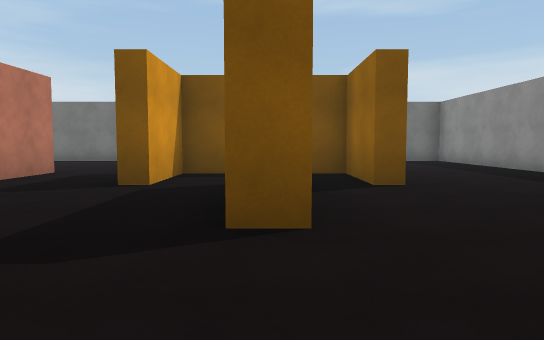
View 1 (above)

23 first-person views from a walk through a scene from a Unity 3-D project. The camera is 1.2 m above the floor, tilts 4° down and sees 70° across. The floor is counted in squares, 2 m on a side. Each view is taken from the middle of a square. On the plan, view 1 faces up. The plan holds only what a view shows up to about 11 squares ahead; the rest is blank. The place goes on beyond the plan. The player character is not drawn. Surface patterns are stand-ins for the level's own textures.

View 2
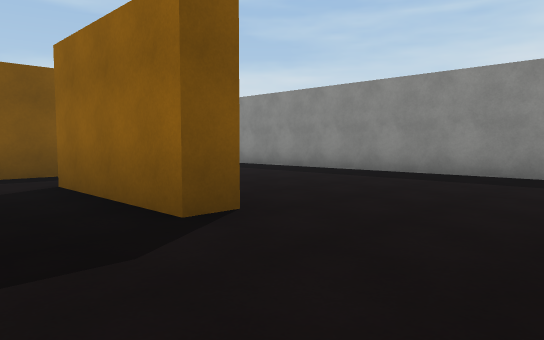

View 3
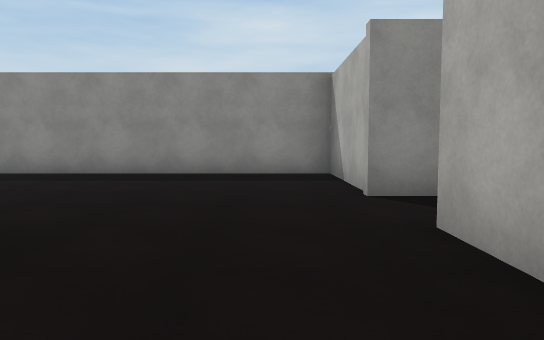

View 4
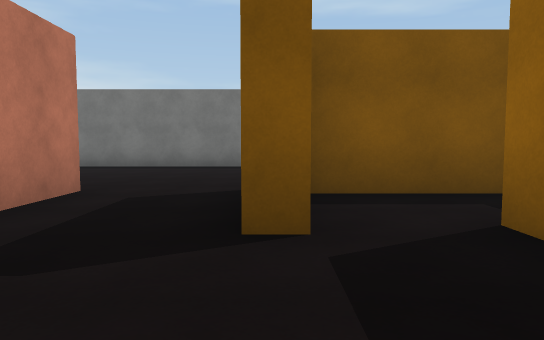

View 5
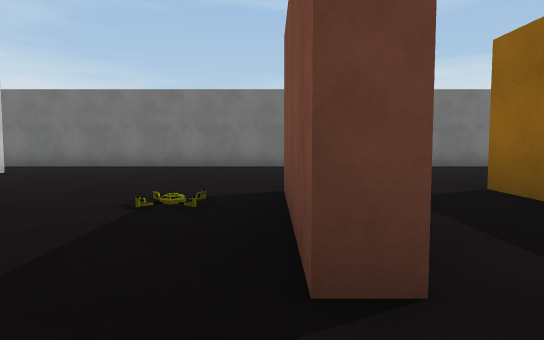

View 6
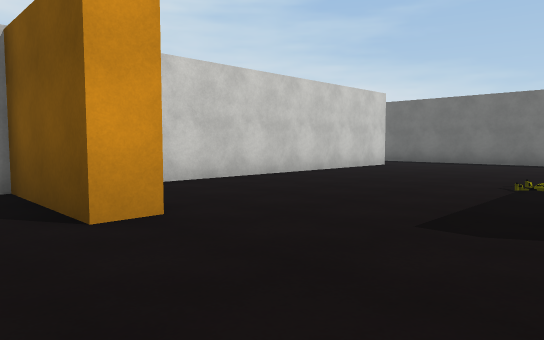

View 7
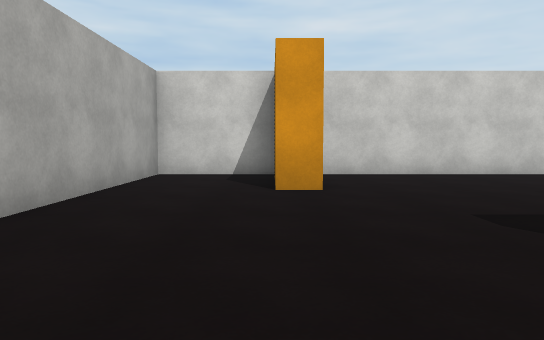

View 8
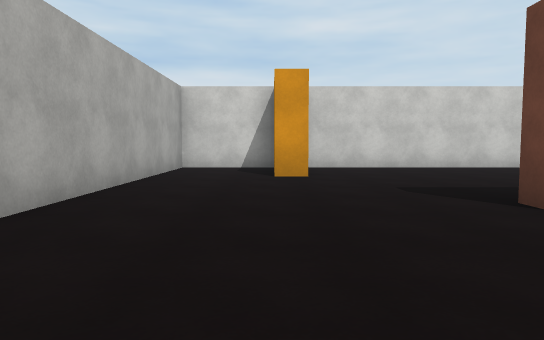

View 9
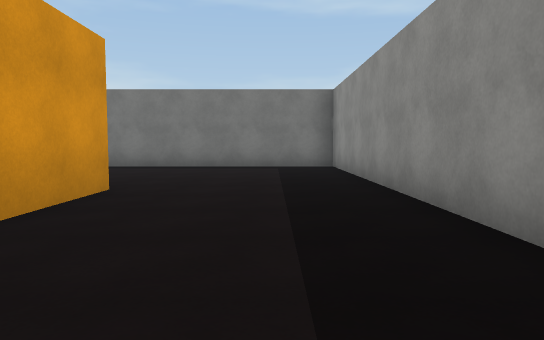

View 10
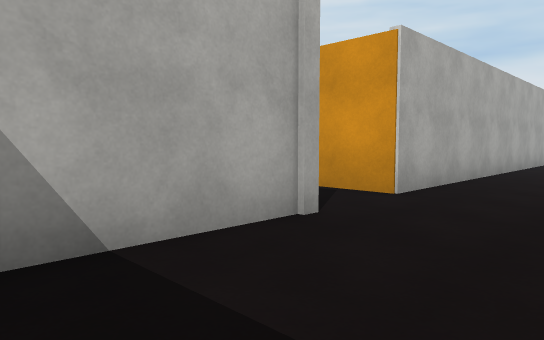

View 11
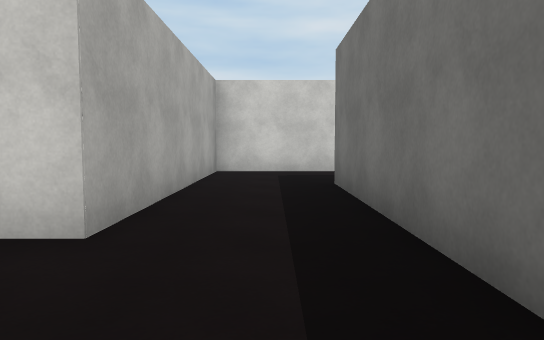

View 12
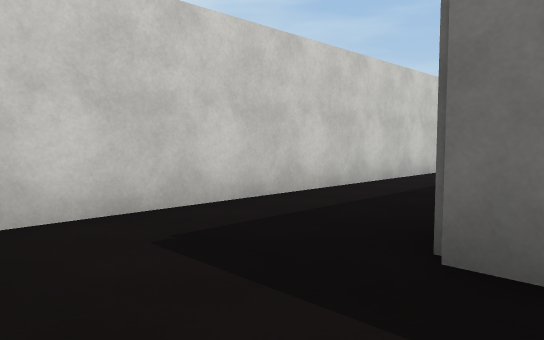

View 13
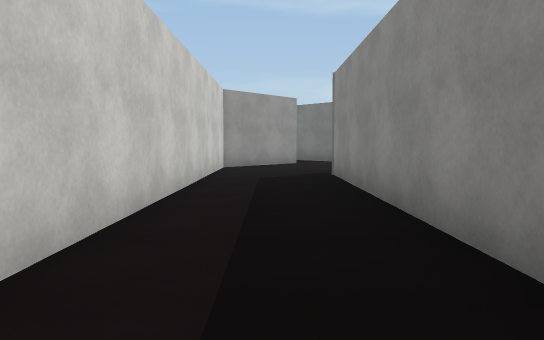

View 14
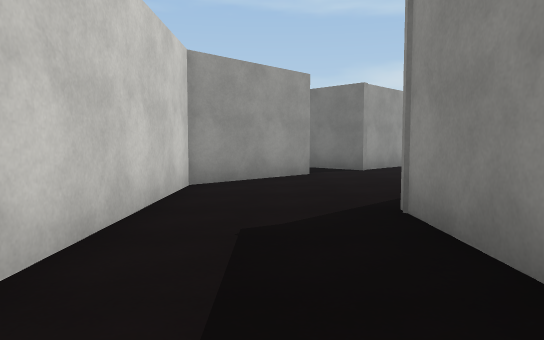

View 15
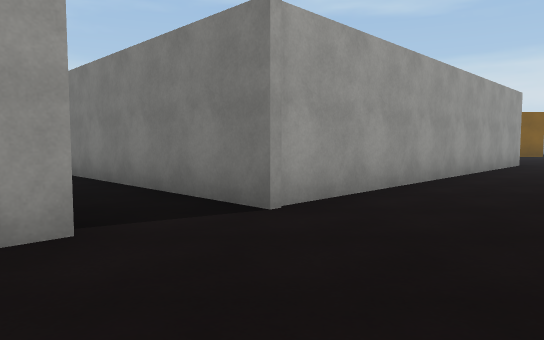

View 16
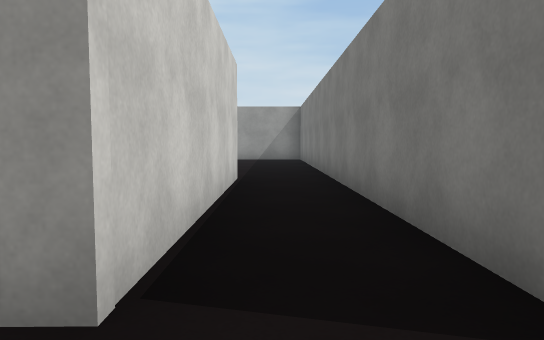

View 17
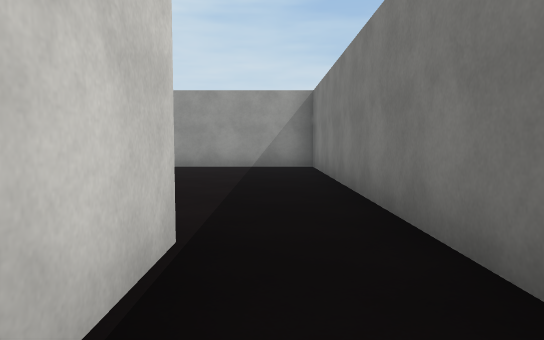

View 18
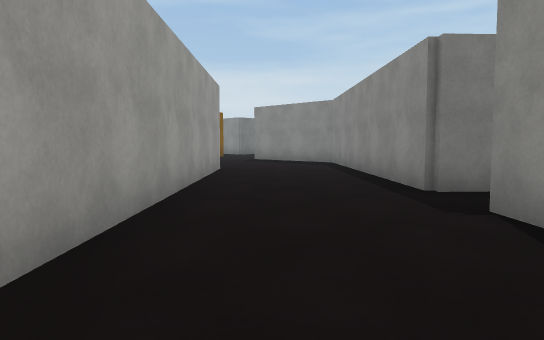

View 19
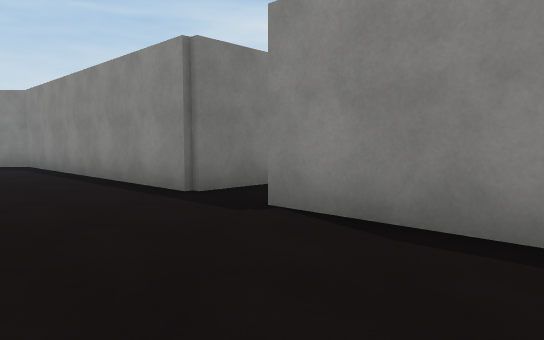

View 20
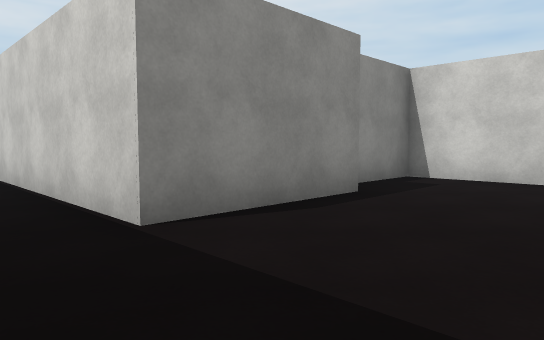

View 21
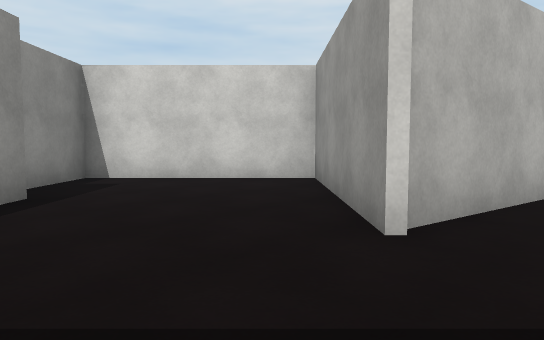

View 22
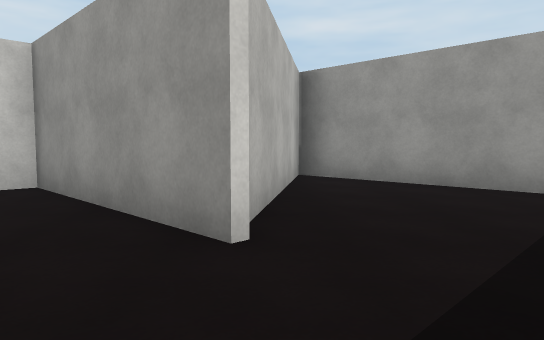

View 23
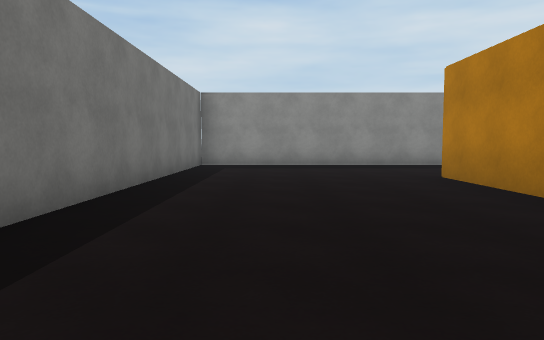

### Floor plan
Points are (right, up) in squares from view 1. A wall is a line through its corners. A room is listed if a view was taken in it or the views show most of it. See-through windows are left out.
Room 1 (views 1, 2, 3, 4, 5, 6, 7, 8, 9, 10, 11, 12, 13, 14, 15, 16, 18, 19, 23)
walls: (-4.4, 7.9) (-4.4, 6.2); (-2.2, 6.9) (-2.2, 8.1); (-0.9, 8) (1.9, 8) (1.9, 5.9); (-4.4, 4.5) (-4.8, 4.5) (-4.8, 7.9); (-7.9, 2.8) (-7.9, 2) (-10.4, 2) (-10.4, -0.2) (0.8, -0.2) (0.8, -1.4); (2, 5.5) (1.5, 5.5) (1.5, 7.6) (-1.7, 7.6) (-1.7, 5.5) (-2.2, 5.5); (0.4, 2.7) (-0.3, 2.7) (-0.3, 5.9); (-13.8, 13.6) (-13.8, 19.5); (2.4, -0.9) (2.4, -0.2) (5.6, -0.2) (5.6, 12.9) (-13.9, 12.9); (-9.8, 23.4) (-8.2, 25.1); (-7.3, 26) (-3.2, 30.2); (-14.2, 23.4) (-16.2, 21.3) (-16.2, 10.8) (-10.4, 10.8) (-10.4, 2.9); (-6.4, 31.3) (-13.1, 24.5)
ways out: opening at (-14, 25) to room 2; opening at (-5, 30)
Room 2 (views 17, 20, 21, 22)
walls: (-20.1, 25.2) (-18, 27.2) (-14.2, 23.4); (-13.1, 24.5) (-22.2, 33.6) (-26.3, 29.5) (-21.3, 28.7) (-24.2, 25.8) (-21.4, 23.1) (-20.3, 24.2)
ways out: opening at (-14, 25) to room 1

Positions as (right, up) in squares from view 1, and headings:
1: (0, 0), facing up
2: (-2, 0), facing up-right
3: (-2, 1), facing right
4: (-2, 3), facing up
5: (-5, 3), facing up
6: (-5, 1), facing up-left
7: (-3, 2), facing left
8: (-1, 2), facing left
9: (4, 3), facing up
10: (5, 2), facing down-left
11: (-8, 12), facing left
12: (-13, 11), facing up-left
13: (-15, 12), facing up
14: (-15, 16), facing up
15: (-13, 21), facing up
16: (-13, 23), facing up-left
17: (-16, 26), facing up-left
18: (-12, 24), facing up-right
19: (-12, 25), facing right
20: (-19, 30), facing down
21: (-19, 30), facing down-left
22: (-19, 29), facing left
23: (-5, 11), facing right
